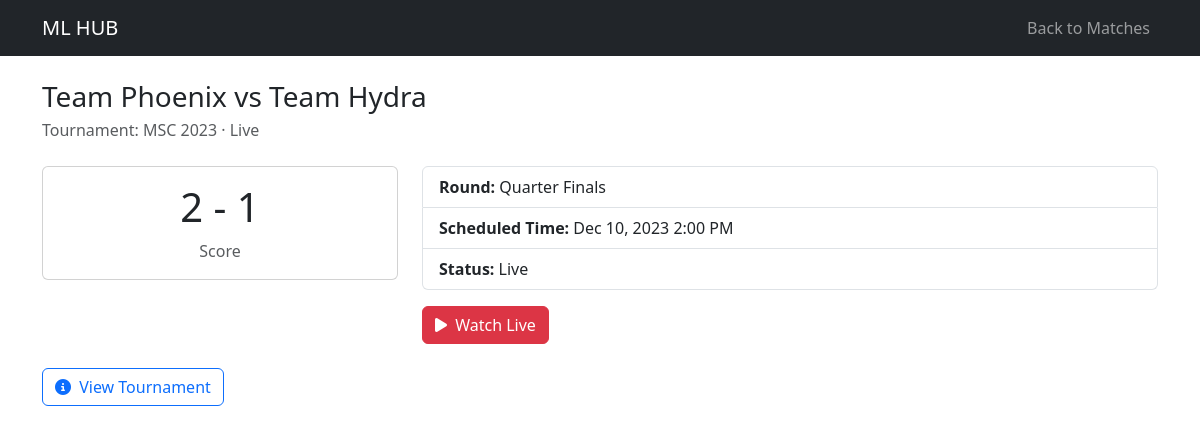
The app's page /match_details.php?id=1 with its own data.
### tables this page shows
CREATE TABLE IF NOT EXISTS matches (
    id INT AUTO_INCREMENT PRIMARY KEY,
    tournament_id INT NOT NULL,
    team1_id INT NOT NULL,
    team2_id INT NOT NULL,
    scheduled_time DATETIME NOT NULL,
    status ENUM('scheduled', 'live', 'completed', 'cancelled') DEFAULT 'scheduled',
    score_team1 INT DEFAULT 0,
    score_team2 INT DEFAULT 0,
    round VARCHAR(50),
    created_at TIMESTAMP DEFAULT CURRENT_TIMESTAMP,
    FOREIGN KEY (tournament_id) REFERENCES tournaments(id) ON DELETE CASCADE,
    FOREIGN KEY (team1_id) REFERENCES teams(id) ON DELETE CASCADE,
    FOREIGN KEY (team2_id) REFERENCES teams(id) ON DELETE CASCADE
);

CREATE TABLE IF NOT EXISTS teams (
    id INT AUTO_INCREMENT PRIMARY KEY,
    name VARCHAR(100) NOT NULL,
    description TEXT,
    logo_url VARCHAR(255),
    created_at TIMESTAMP DEFAULT CURRENT_TIMESTAMP
);

CREATE TABLE IF NOT EXISTS tournaments (
    id INT AUTO_INCREMENT PRIMARY KEY,
    name VARCHAR(100) NOT NULL,
    description TEXT,
    start_date DATE NOT NULL,
    end_date DATE NOT NULL,
    status ENUM('upcoming', 'ongoing', 'completed', 'cancelled') DEFAULT 'upcoming',
    bracket_type ENUM('single_elimination', 'double_elimination', 'swiss', 'round_robin') DEFAULT 'single_elimination',
    prize_pool DECIMAL(10,2),
    max_participants INT,
    entry_fee DECIMAL(10,2) DEFAULT 0.00,
    rules TEXT,
    stream_url VARCHAR(500),
    twitch_channel VARCHAR(100),
    youtube_channel VARCHAR(100),
    facebook_page VARCHAR(100),
    registration_deadline DATETIME,
    check_in_start DATETIME,
    check_in_end DATETIME,
    created_by INT NOT NULL,
    created_at TIMESTAMP DEFAULT CURRENT_TIMESTAMP,
    updated_at TIMESTAMP DEFAULT CURRENT_TIMESTAMP ON UPDATE CURRENT_TIMESTAMP,
    FOREIGN KEY (created_by) REFERENCES users(id) ON DELETE CASCADE
);

### match_details.php (the view, shortened to what this page needs)
<?php
require_once 'config.php';
$isLoggedIn = isset($_SESSION['user_id']);
$userRole = $isLoggedIn ? $_SESSION['role'] : 'user';
$return = isset($_GET['return']) ? $_GET['return'] : '';
$id = isset($_GET['id']) ? (int) $_GET['id'] : 0;
try {
	$stmt = $pdo->prepare("SELECT m.*, t1.name as team1_name, t2.name as team2_name, tr.name as tournament_name
		FROM matches m
		JOIN teams t1 ON m.team1_id = t1.id
		JOIN teams t2 ON m.team2_id = t2.id
		JOIN tournaments tr ON m.tournament_id = tr.id
		WHERE m.id = ?");
	$stmt->execute([$id]);
	$match = $stmt->fetch();
} catch (PDOException $e) {
	error_log('Match details error: ' . $e->getMessage());
	$match = null;
}
?>
<!DOCTYPE html>
<html lang="en">
<head>
	<link href="https://cdn.jsdelivr.net/npm/bootstrap@5.3.0/dist/css/bootstrap.min.css" rel="stylesheet">
	<link rel="stylesheet" href="https://cdnjs.cloudflare.com/ajax/libs/font-awesome/6.4.0/css/all.min.css">
</head>
<body>
	<nav class="navbar navbar-expand-lg navbar-dark bg-dark">
		<div class="container">
			<a class="navbar-brand" href="index.php">ML HUB</a>
			<div class="navbar-nav ms-auto">
				<?php if ($return === 'manage_matches' && $isLoggedIn && ($userRole === 'admin' || $userRole === 'super_admin')): ?>
					<a href="manage_matches.php" class="nav-link">Back to Manage Matches</a>
				<?php else: ?>
					<a href="matches.php" class="nav-link">Back to Matches</a>
				<?php endif; ?>
			</div>
		</div>
	</nav>
	<div class="container my-4">
		<h3 class="mb-1"><?php echo htmlspecialchars($match['team1_name']); ?> vs <?php echo htmlspecialchars($match['team2_name']); ?></h3>
		<p class="text-muted mb-4">Tournament: <?php echo htmlspecialchars($match['tournament_name']); ?> · <?php echo htmlspecialchars(ucfirst($match['status'])); ?></p>
		<div class="row mb-4">
			<div class="col-md-4">
				<div class="card">
					<div class="card-body text-center">
						<h1><?php echo (int)$match['score_team1']; ?> - <?php echo (int)$match['score_team2']; ?></h1>
						<div class="text-muted">Score</div>
					</div>
				</div>
			</div>
			<div class="col-md-8">
				<ul class="list-group">
					<li class="list-group-item"><strong>Round:</strong> <?php echo htmlspecialchars($match['round']); ?></li>
					<li class="list-group-item"><strong>Scheduled Time:</strong> <?php echo date('M j, Y g:i A', strtotime($match['scheduled_time'])); ?></li>
					<li class="list-group-item"><strong>Status:</strong> <?php echo htmlspecialchars(ucfirst($match['status'])); ?></li>
				</ul>
				<div class="mt-3">
					<?php if ($match['status'] === 'live'): ?>
						<a href="watch.php?id=<?php echo $match['id']; ?>" class="btn btn-danger"><i class="fas fa-play me-1"></i> Watch Live</a>
					<?php endif; ?>
				</div>
			</div>
		</div>
		<a href="tournament_details.php?id=<?php echo $match['tournament_id']; ?>" class="btn btn-outline-primary">
			<i class="fas fa-info-circle me-1"></i> View Tournament
		</a>
	</div>
</body>
</html>

### records on screen
matches: team1.name "Team Phoenix", team2.name "Team Hydra", tournament.name "MSC 2023", status "Live", score_team1 "2", score_team2 "1", round "Quarter Finals", scheduled_time "Dec 10, 2023 2:00 PM"
